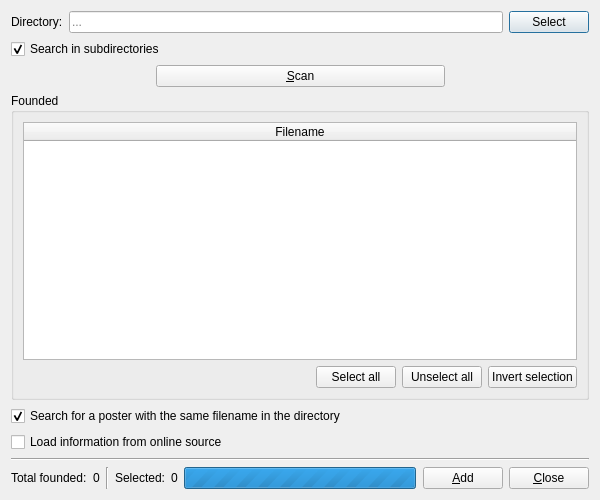
<?xml version="1.0" encoding="UTF-8"?>
<ui version="4.0">
 <class>FilmScannerWindow</class>
 <widget class="QDialog" name="FilmScannerWindow">
  <property name="windowModality">
   <enum>Qt::ApplicationModal</enum>
  </property>
  <property name="geometry">
   <rect>
    <x>0</x>
    <y>0</y>
    <width>600</width>
    <height>500</height>
   </rect>
  </property>
  <property name="minimumSize">
   <size>
    <width>500</width>
    <height>400</height>
   </size>
  </property>
  <property name="windowTitle">
   <string>Film scanner</string>
  </property>
  <property name="windowIcon">
   <iconset resource="../icons.qrc">
    <normaloff>:/window/film-scanner</normaloff>:/window/film-scanner</iconset>
  </property>
  <property name="modal">
   <bool>true</bool>
  </property>
  <layout class="QVBoxLayout" name="layoutMain">
   <item>
    <layout class="QHBoxLayout" name="layoutDirectory">
     <item>
      <widget class="QLabel" name="labelDirectory">
       <property name="text">
        <string>Directory:</string>
       </property>
      </widget>
     </item>
     <item>
      <widget class="QLineEdit" name="eDirectory">
       <property name="focusPolicy">
        <enum>Qt::NoFocus</enum>
       </property>
       <property name="readOnly">
        <bool>true</bool>
       </property>
       <property name="placeholderText">
        <string notr="true">...</string>
       </property>
      </widget>
     </item>
     <item>
      <widget class="QPushButton" name="bSelectDirectory">
       <property name="text">
        <string>Select</string>
       </property>
      </widget>
     </item>
    </layout>
   </item>
   <item>
    <widget class="QCheckBox" name="cSearchInSubdirs">
     <property name="text">
      <string>Search in subdirectories</string>
     </property>
     <property name="checked">
      <bool>true</bool>
     </property>
    </widget>
   </item>
   <item>
    <layout class="QHBoxLayout" name="layoutScan" stretch="1,2,1">
     <item>
      <spacer name="spacerScanLeft">
       <property name="orientation">
        <enum>Qt::Horizontal</enum>
       </property>
       <property name="sizeHint" stdset="0">
        <size>
         <width>40</width>
         <height>20</height>
        </size>
       </property>
      </spacer>
     </item>
     <item>
      <widget class="QPushButton" name="bScan">
       <property name="text">
        <string>&amp;Scan</string>
       </property>
      </widget>
     </item>
     <item>
      <spacer name="spacerScanRight">
       <property name="orientation">
        <enum>Qt::Horizontal</enum>
       </property>
       <property name="sizeHint" stdset="0">
        <size>
         <width>40</width>
         <height>20</height>
        </size>
       </property>
      </spacer>
     </item>
    </layout>
   </item>
   <item>
    <widget class="QGroupBox" name="gbFounded">
     <property name="title">
      <string>Founded</string>
     </property>
     <layout class="QVBoxLayout" name="verticalLayout">
      <item>
       <widget class="QTableWidget" name="twFounded">
        <property name="editTriggers">
         <set>QAbstractItemView::NoEditTriggers</set>
        </property>
        <property name="alternatingRowColors">
         <bool>true</bool>
        </property>
        <property name="selectionMode">
         <enum>QAbstractItemView::NoSelection</enum>
        </property>
        <property name="verticalScrollMode">
         <enum>QAbstractItemView::ScrollPerPixel</enum>
        </property>
        <property name="horizontalScrollMode">
         <enum>QAbstractItemView::ScrollPerPixel</enum>
        </property>
        <property name="showGrid">
         <bool>false</bool>
        </property>
        <attribute name="horizontalHeaderHighlightSections">
         <bool>false</bool>
        </attribute>
        <attribute name="horizontalHeaderStretchLastSection">
         <bool>true</bool>
        </attribute>
        <attribute name="verticalHeaderVisible">
         <bool>false</bool>
        </attribute>
        <attribute name="verticalHeaderDefaultSectionSize">
         <number>20</number>
        </attribute>
        <column>
         <property name="text">
          <string>Filename</string>
         </property>
        </column>
       </widget>
      </item>
      <item>
       <layout class="QHBoxLayout" name="layoutSelection">
        <item>
         <spacer name="spacerSelection">
          <property name="orientation">
           <enum>Qt::Horizontal</enum>
          </property>
          <property name="sizeHint" stdset="0">
           <size>
            <width>40</width>
            <height>20</height>
           </size>
          </property>
         </spacer>
        </item>
        <item>
         <widget class="QPushButton" name="bSelectAll">
          <property name="text">
           <string>Select all</string>
          </property>
         </widget>
        </item>
        <item>
         <widget class="QPushButton" name="bUnselectAll">
          <property name="text">
           <string>Unselect all</string>
          </property>
         </widget>
        </item>
        <item>
         <widget class="QPushButton" name="bInvertSelection">
          <property name="text">
           <string>Invert selection</string>
          </property>
         </widget>
        </item>
       </layout>
      </item>
     </layout>
    </widget>
   </item>
   <item>
    <widget class="QCheckBox" name="cSearchForPoster">
     <property name="text">
      <string>Search for a poster with the same filename in the directory</string>
     </property>
     <property name="checked">
      <bool>true</bool>
     </property>
    </widget>
   </item>
   <item>
    <widget class="QCheckBox" name="cLoadInformation">
     <property name="text">
      <string>Load information from online source</string>
     </property>
     <property name="checked">
      <bool>false</bool>
     </property>
    </widget>
   </item>
   <item>
    <widget class="Line" name="lineMain0">
     <property name="orientation">
      <enum>Qt::Horizontal</enum>
     </property>
    </widget>
   </item>
   <item>
    <layout class="QHBoxLayout" name="layoutFooter" stretch="0,0,0,0,0,1,0,0,0">
     <item>
      <widget class="QLabel" name="labelTotalFounded">
       <property name="text">
        <string>Total founded:</string>
       </property>
      </widget>
     </item>
     <item>
      <widget class="QLabel" name="lTotalFounded">
       <property name="text">
        <string notr="true">0</string>
       </property>
      </widget>
     </item>
     <item>
      <widget class="Line" name="lineFooter0">
       <property name="orientation">
        <enum>Qt::Vertical</enum>
       </property>
      </widget>
     </item>
     <item>
      <widget class="QLabel" name="labelSelected">
       <property name="text">
        <string>Selected:</string>
       </property>
      </widget>
     </item>
     <item>
      <widget class="QLabel" name="lSelected">
       <property name="text">
        <string notr="true">0</string>
       </property>
      </widget>
     </item>
     <item>
      <widget class="QProgressBar" name="progressBar">
       <property name="maximum">
        <number>0</number>
       </property>
       <property name="value">
        <number>-1</number>
       </property>
       <property name="textVisible">
        <bool>false</bool>
       </property>
      </widget>
     </item>
     <item>
      <spacer name="spacerFooter">
       <property name="orientation">
        <enum>Qt::Horizontal</enum>
       </property>
       <property name="sizeHint" stdset="0">
        <size>
         <width>1</width>
         <height>20</height>
        </size>
       </property>
      </spacer>
     </item>
     <item>
      <widget class="QPushButton" name="bAdd">
       <property name="text">
        <string>&amp;Add</string>
       </property>
      </widget>
     </item>
     <item>
      <widget class="QPushButton" name="bClose">
       <property name="text">
        <string>&amp;Close</string>
       </property>
      </widget>
     </item>
    </layout>
   </item>
  </layout>
 </widget>
 <resources>
  <include location="../icons.qrc"/>
 </resources>
 <connections>
  <connection>
   <sender>bClose</sender>
   <signal>clicked()</signal>
   <receiver>FilmScannerWindow</receiver>
   <slot>close()</slot>
   <hints>
    <hint type="sourcelabel">
     <x>547</x>
     <y>476</y>
    </hint>
    <hint type="destinationlabel">
     <x>299</x>
     <y>249</y>
    </hint>
   </hints>
  </connection>
 </connections>
</ui>
